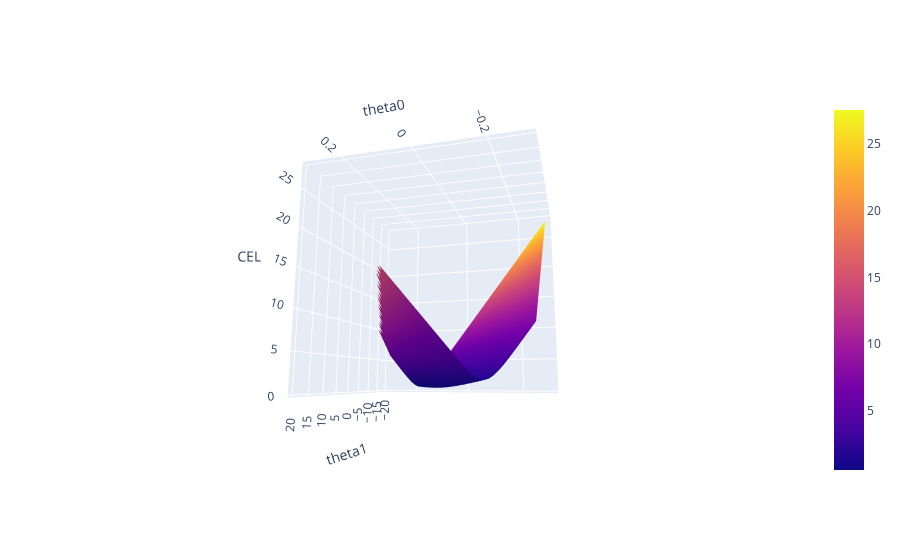

The code cell stored with this chart in its notebook:
### Markdown cell above
### Plotting Cross-Entropy Loss

The cell below plots your cross-entropy loss function. Note that the surface has no big flat regions, which makes it easy to optimize.

Note: Feel free to ignore the divide by zero warning.

### Code cell
import plotly.graph_objects as go

num_points = 50 # increase for better resolution, but it will run more slowly. 

if (num_points <= 100):

    uvalues = np.linspace(-0.3, 0.3, num_points)
    vvalues = np.linspace(-20, 20, num_points)
    (u,v) = np.meshgrid(uvalues, vvalues)
    thetas = np.vstack((u.flatten(),v.flatten()))

    CEL = np.array([cel_for_model_on_NBA_data(t) for t in thetas.T])

    loss_surface = go.Surface(x=u, y=v, z=np.reshape(CEL, u.shape))

    fig = go.Figure(data=[loss_surface])
    fig.update_layout(scene = dict(
        xaxis_title = "theta0",
        yaxis_title = "theta1",
        zaxis_title = "CEL"))
    fig.show()
else:
    print("Picking num points > 100 can be really slow. If you really want to try, edit the code above so that this if statement doesn't trigger.")

### Figure 1 — Plotly figure (JSON) as saved in the notebook; plotly's stock layout.template omitted (floating-point values rounded to 4 significant figures; data arrays with more than 128 entries replaced by an {"elided": "..."} marker saying what was removed)
{"data": [{"type": "surface", "x": {"elided": "50x50 float values"}, "y": {"elided": "50x50 float values"}, "z": {"elided": "50x50 float values"}}], "layout": {"autosize": true, "scene": {"aspectmode": "auto", "aspectratio": {"x": 1, "y": 1, "z": 1}, "camera": {"center": {"x": 0, "y": 0, "z": 0}, "eye": {"x": -0.5984, "y": 2.113, "z": -0.4335}, "projection": {"type": "perspective"}, "up": {"x": 0, "y": 0, "z": 1}}, "xaxis": {"title": {"text": "theta0"}, "type": "linear"}, "yaxis": {"title": {"text": "theta1"}, "type": "linear"}, "zaxis": {"title": {"text": "CEL"}, "type": "linear"}}}}
